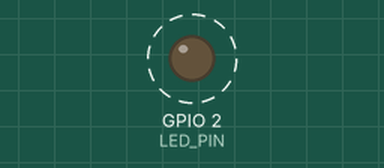
Recording of a sketch running on a simulated ESP32. Shown: output pins drawn as LEDs (lit = HIGH). Dashed ring = blinking. WiFi joins after 1.5 s; servers stay silent unless stated; what the sketch prints to the serial monitor is not drawn.

Above: at 1.7 s.
Timing chart, 0 to 4.5 s (numbered marks = the images above):
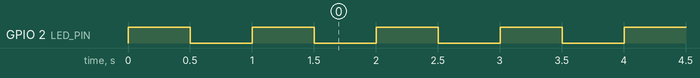

The sketch:

wifi-blink.ino
```cpp
/**
 * @file wifi-blink.ino
 * @brief ESP32 Wi-Fi station connection with FreeRTOS background LED blinker task.
 */

#include <WiFi.h>

const char* ssid     = "YOUR_WIFI_SSID";
const char* password = "YOUR_WIFI_PASSWORD";
const int   LED_PIN  = 2; // Onboard LED on most ESP32 DevKit boards

// Dedicated FreeRTOS background task for LED blinking
void TaskBlink(void *pvParameters) {
    (void)pvParameters;
    pinMode(LED_PIN, OUTPUT);
    while (1) {
        digitalWrite(LED_PIN, HIGH);
        vTaskDelay(pdMS_TO_TICKS(500));
        digitalWrite(LED_PIN, LOW);
        vTaskDelay(pdMS_TO_TICKS(500));
    }
}

void setup() {
    Serial.begin(115200);
    Serial.println("\n[ESP32] Booting...");

    // Spawn non-blocking background task on Core 1
    xTaskCreatePinnedToCore(
        TaskBlink,   // Task function
        "BlinkTask", // Name
        2048,        // Stack depth in words
        NULL,        // Parameters
        1,           // Priority
        NULL,        // Handle
        1            // CPU Core
    );

    // Connect to Wi-Fi network in foreground
    WiFi.begin(ssid, password);
    Serial.print("Connecting to Wi-Fi");
    while (WiFi.status() != WL_CONNECTED) {
        delay(500);
        Serial.print(".");
    }

    Serial.println("\n[ESP32] Connected successfully!");
    Serial.print("IP Address: ");
    Serial.println(WiFi.localIP());
}

void loop() {
    // Main loop remains responsive for telemetry or web requests
    vTaskDelay(pdMS_TO_TICKS(1000));
}
```

Measured:
- by itself, GPIO 2 (LED_PIN): alternates HIGH for 0.50 s and LOW for 0.50 s
